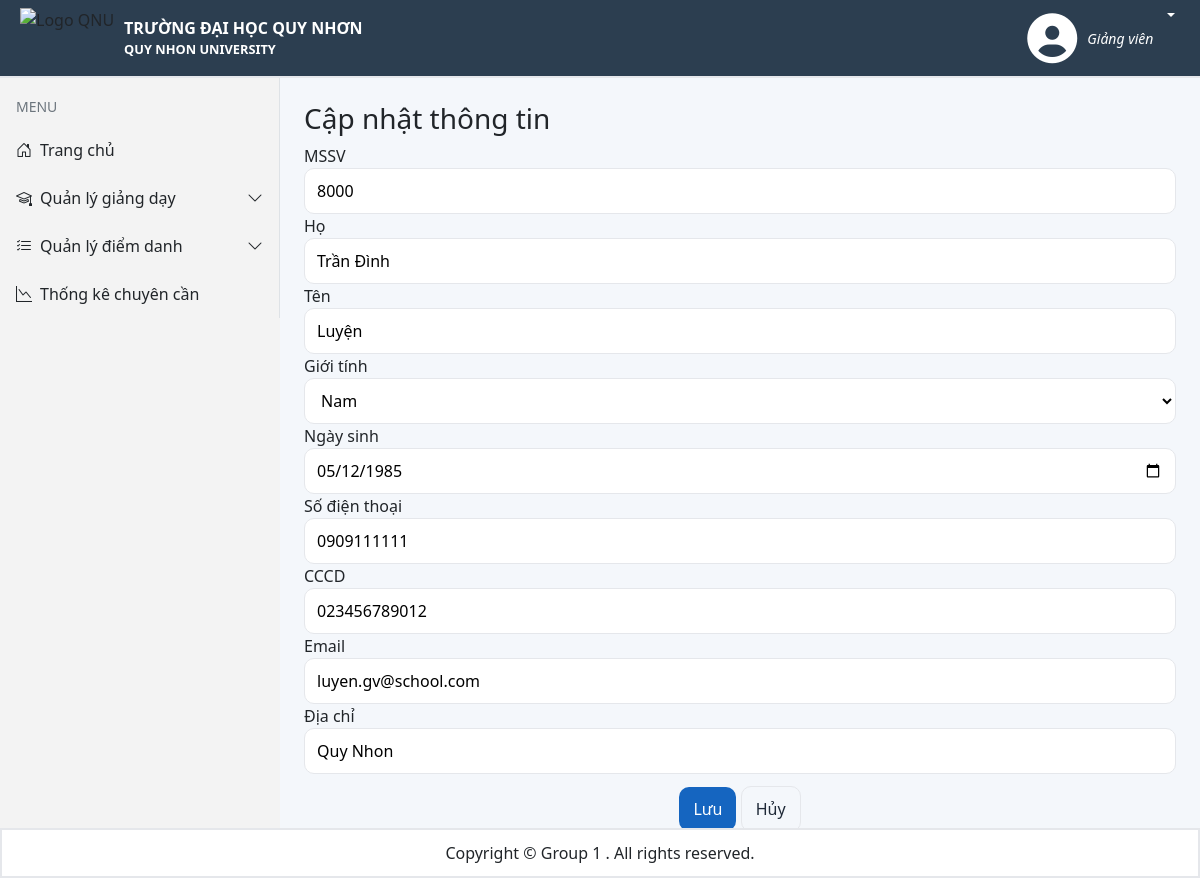
/Account/ThongTinCaNhan/EditInfo (signed in), run on an earlier commit of the app's database.
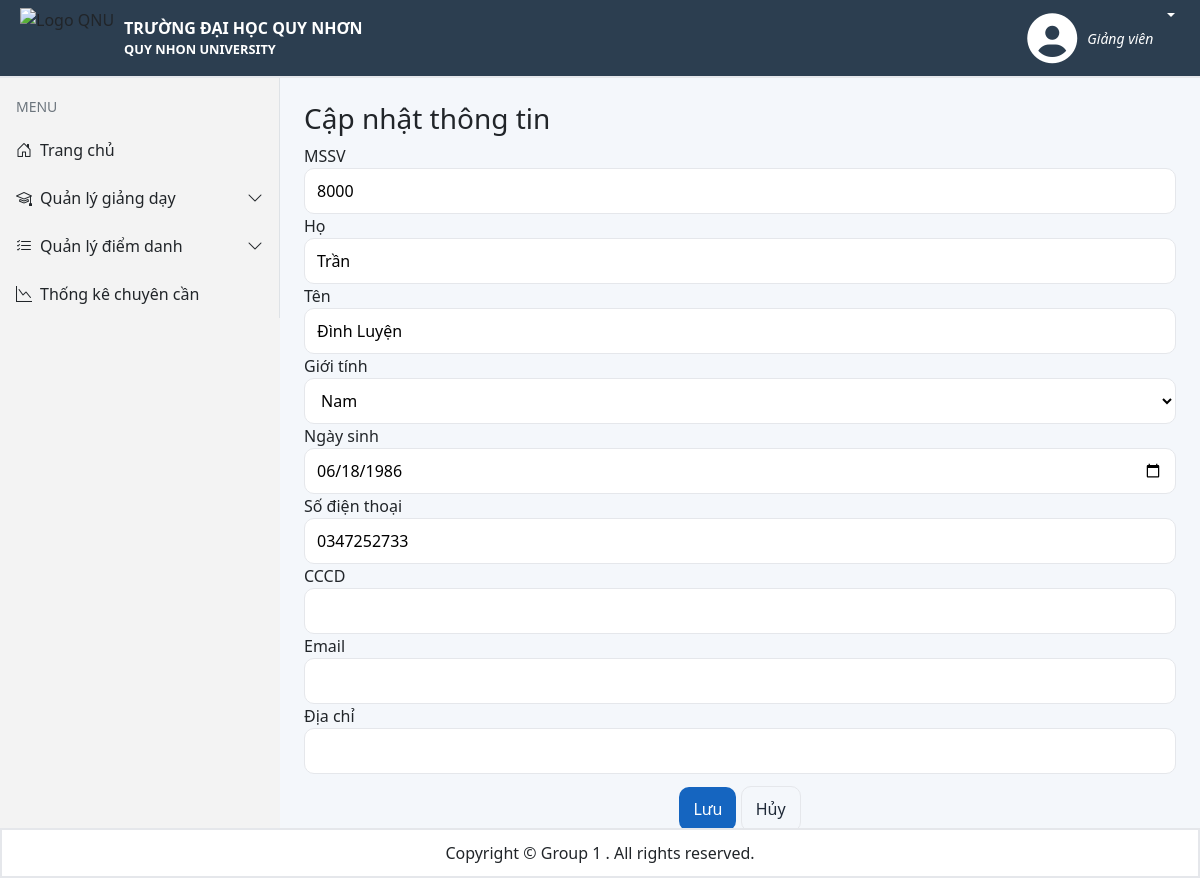
And on a later commit of the database.
### tables this page shows
CREATE TABLE `account` (
  `UserID` int(11) NOT NULL,
  `Ho` varchar(50) DEFAULT NULL,
  `Ten` varchar(50) DEFAULT NULL,
  `CCCD` varchar(12) DEFAULT NULL,
  `SoDT` varchar(10) DEFAULT NULL,
  `Email` varchar(255) DEFAULT NULL,
  `DiaChi` varchar(255) DEFAULT NULL,
  `NgaySinh` date DEFAULT NULL,
  `GioiTinh` enum('Nam','Nữ') DEFAULT NULL,
  `MatKhau` varchar(255) DEFAULT NULL,
  `AuthToken` varchar(255) DEFAULT NULL,
  `Role` enum('1','2','3') NOT NULL DEFAULT '3'
);

### app/Controllers/BaseController.php (called while the page is built, shortened)
<?php
require_once __DIR__ . '/../Models/User.php';
require_once __DIR__ . '/../Config/database.php';
class BaseController
{
    protected function renderCommon($title, $render, $data = [])
    {
        require_once __DIR__ . "/../Views/layout.php";
    }
}

### app/Controllers/AccountController.php (called while the page is built, shortened)
<?php
require_once __DIR__ . '/BaseController.php';
    class AccountController extends BaseController
    {
        public function showEditInfoForm()
        {
            $userModel = new User();
            $data = $userModel->getStudentInfo($_SESSION['UID']);
            $this->renderCommon("Thông tin cá nhân", "profile_edit.php", ['studentData' => $data]);
        }
    }
?>

### app/Models/User.php (called while the page is built, shortened)
<?php
    class User
    {
        private $conn;
        public function __construct()
        {
            $this->conn = Database::getConnection();
        }
        public function getStudentInfo($studentId)
        {
            $stmt = $this->conn->prepare("SELECT UserID, Ho, Ten, GioiTinh, NgaySinh, SoDT, CCCD, Email, DiaChi, TenLop, TenNganh FROM account
            LEFT JOIN student on account.UserID = student.MSSV
            LEFT JOIN lopsv on  lopsv.MaLop = student.MaLop
            LEFT JOIN nganh on lopsv.MaNganh = nganh.MaNganh
            WHERE account.UserID = ?");
            $stmt->bind_param("s", $studentId);
            $stmt->execute();
            $result = $stmt->get_result();
            return $result->fetch_assoc();
        }
    }
?>

### app/Config/database.php (called while the page is built, shortened)
<?php
class Database
{
    private static $servername = "localhost";
    private static $username = "root";
    private static $password = "";
    private static $dbname = "diemdanhonline";
    private static $conn = null;
    public static function getConnection()
    {
        if (self::$conn === null) {
            self::$conn = new mysqli(self::$servername, self::$username, self::$password, self::$dbname);
        }
        return self::$conn;
    }
}
?>

### app/Views/common/profile_edit.php (the view, shortened to what this page needs)
<!DOCTYPE html>
<html lang="vi">
<head>
  <link rel="stylesheet" href="./public/assets/css/theme.css">
</head>
<body>
<div style="display:flex;">
  <main class="page-container">
    <div class="form-center">
      <h3>Cập nhật thông tin</h3>
      <?php
        $user = $data['studentData'];
      ?>
      <form method="post">
        <label>MSSV</label>
        <input class="input"  readonly value="<?= htmlspecialchars($user['UserID']) ?>" readonly>
        <label>Họ</label>
        <input class="input" name="Ho" value="<?= htmlspecialchars($user['Ho']) ?>">
        <label>Tên</label>
        <input class="input" name="Ten" value="<?= htmlspecialchars($user['Ten']) ?>">
        <label for="">Giới tính</label>
        <select class="input" name="GioiTinh" id="">
          <option <?= $user['GioiTinh'] === 'Nam' ? 'selected' : '' ?> value="Nam">Nam</option>
        </select>
        <label>Ngày sinh</label>
        <input class="input" type="date" name="NgaySinh" value="<?= htmlspecialchars($user['NgaySinh']) ?>">
        <label>Số điện thoại</label>
        <input class="input" name="SoDT" value="<?= htmlspecialchars($user['SoDT']) ?>">
        <label>CCCD</label>
        <input class="input"  name="CCCD" value="<?= htmlspecialchars($user['CCCD']) ?>">
        <label>Email</label>
        <input class="input" name="Email" value="<?= htmlspecialchars($user['Email']) ?>">
        <label>Địa chỉ</label>
        <input class="input" name="DiaChi" value="<?= htmlspecialchars($user['DiaChi']) ?>">
        <div style="margin-top:12px; text-align:center;">
          <button type="submit" class="button">Lưu</button>
          <a class="button ghost" href="./Account/ThongTinCaNhan">Hủy</a>
        </div>
      </form>
    </div>
  </main>
</div>
</body>
</html>

What changed in the data, as far as the page shows it:
changed account "Nam": Ho "Trần Đình" → "Trần"; Ten "Luyện" → "Đình Luyện"; NgaySinh "05/12/1985" → "06/18/1986"; SoDT "0909111111" → "0347252733"; CCCD "023456789012" → (not shown); Email "luyen.gv@school.com" → (not shown); DiaChi "Quy Nhon" → (not shown)
